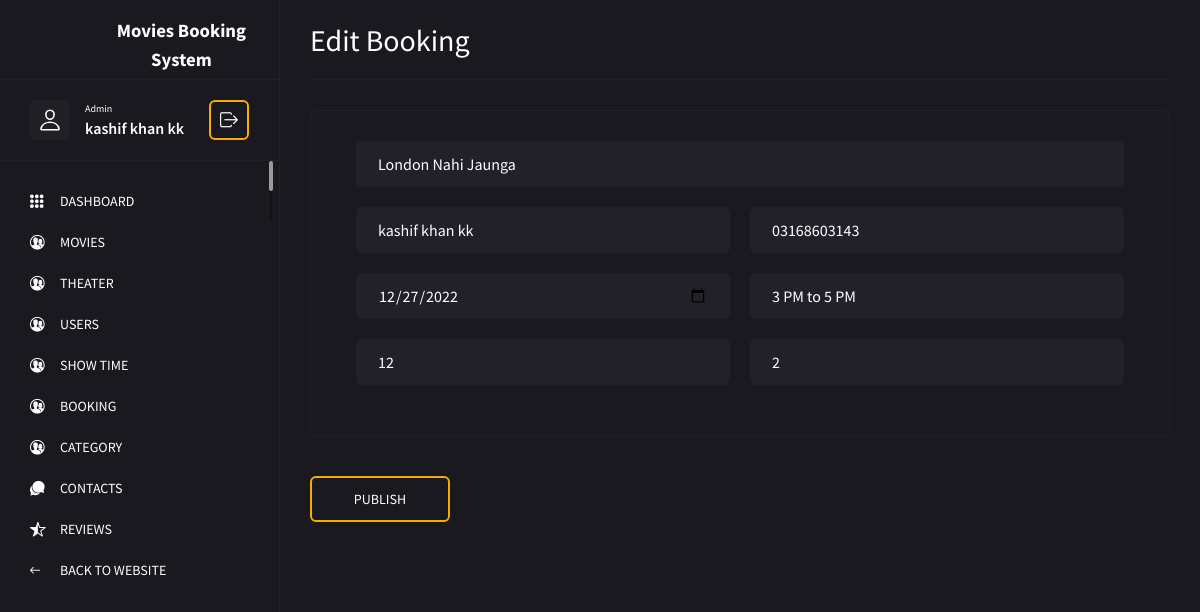
Screenshot of /admin/edit-booking.php?id=5 (signed in) with the database file from the repository.
### tables this page shows
CREATE TABLE `book_now` (
  `id` int(11) NOT NULL,
  `user_name` varchar(255) DEFAULT NULL,
  `phone` varchar(15) DEFAULT NULL,
  `book_date` varchar(20) DEFAULT NULL,
  `book_time` varchar(50) DEFAULT NULL,
  `movie_name` varchar(255) DEFAULT NULL,
  `class` varchar(255) DEFAULT NULL,
  `seat` varchar(255) DEFAULT NULL,
  `children` varchar(255) DEFAULT NULL,
  `total` int(11) NOT NULL
);

### admin/edit-booking.php (the view, shortened to what this page needs)
<?php
include 'slicing/nav.php';
$id = $_GET['id'];
$res = mysqli_query($con, "select * from book_now where id=$id");
$row = mysqli_fetch_assoc($res);
?>
<?php
include 'slicing/sidebar.php'
?>
<main class="main">
	<div class="container-fluid">
		<div class="row">
			<div class="col-12">
				<div class="main__title">
					<h2>Edit Booking</h2>
				</div>
			</div>
			<div class="col-12">
				<form method="POST" enctype="multipart/form-data" class="form">
					<div class="col-12 col-md-7 form__content">
						<div class="row row--form">
							<div class="col-12">
								<input type="text" name="movie_name" value="<?= $row['movie_name'] ?>" class="form__input" placeholder="movie name" readonly>
							</div>
							<div class="col-12 col-lg-6">
								<input type="text" name="user_name" value="<?= $row['user_name'] ?>" class="form__input" placeholder="Title" readonly>
							</div>
							<div class="col-12 col-lg-6">
								<input id="text" name="phone" class="form__input" placeholder="phone" readonly value="<?= $row['phone'] ?>">
							</div>
							<div class="col-12 col-lg-6">
								<input type="date" name="book_date" min="<?= date('Y-m-d') ?>" value="<?= $row['book_date'] ?>" class="form__input" placeholder="date">
							</div>
							<div class="col-12 col-lg-6">
								<select name="book_time" class="form__input" id="">
									<?php
									$dq = "select * from show_time inner join movies on show_time.movie_id=movies.movie_id where movies.movie_name='{$row['movie_name']}'";
									$requ = mysqli_query($con, $dq);
									while ($roww = mysqli_fetch_assoc($requ)) {
									?>
										<option value="<?= $roww['show_time'] ?>" <?= $roww['show_time'] == $row['book_time'] ? 'selected' : '' ?>><?= $roww['show_time'] ?></option>
									<?php } ?>
								</select>
							</div>
							<div class="col-12 col-lg-6">
								<input type="text" name="seat" value="<?= $row['seat'] ?>" class="form__input" placeholder="seat" readonly>
							</div>
							<div class="col-12 col-lg-6">
								<input type="text" name="children" value="<?= $row['children'] ?>" class="form__input" placeholder="children" readonly>
							</div>
						</div>
					</div>
			</div>
			<div class="col-12">
				<div class="row row--form">
					<div class="col-12">
						<button type="submit" name="btn" class="form__btn">publish</button>
					</div>
				</div>
			</div>
		</div>
	</div>
</main>
</body>
</html>

### admin/css/admin.css (style rules this page uses)
html { -webkit-text-size-adjust: 100%; -ms-text-size-adjust: 100%; }
html, body { height: 100%; }
body { font-family: 'Source Sans Pro', sans-serif; font-weight: 400; background-color: #1a191f; font-weight: normal; -webkit-font-smoothing: antialiased; }
button { padding: 0; border: none; background-color: transparent; transition: 0.4s; cursor: pointer; transition-property: color, background-color, border-color, opacity; }
input, textarea, select { padding: 0; margin: 0; border-radius: 0; -webkit-appearance: none; -moz-appearance: none; -ms-appearance: none; appearance: none; box-shadow: none; transition: 0.4s; }
.row--grid, .row--form { margin-left: -10px; margin-right: -10px; }
.row--grid .col-12, .row--form .col-12, .row--grid .col-6, .row--form .col-6 { padding-left: 10px; padding-right: 10px; }
.main { position: relative; margin-top: 70px; padding: 20px 0 10px; }
.main__title { display: flex; flex-direction: row; justify-content: flex-start; align-items: center; flex-wrap: wrap; margin-bottom: 20px; border-bottom: 1px solid #222028; padding-bottom: 20px; }
.main__title h2 { color: #fff; font-weight: 400; font-size: 30px; line-height: 100%; margin-bottom: 0; }
@media (min-width: 768px) { .main { padding: 30px 0 20px; } }
@media (min-width: 768px) { .main__title { margin-bottom: 30px; padding-bottom: 30px; } }
@media (min-width: 1200px) { .main { padding: 0 15px 30px 295px; margin-top: 0; } }
@media (min-width: 1200px) { .main__title { padding-bottom: 0; height: 80px; } }
.form { padding: 20px; margin-bottom: 20px; border: 1px solid #222028; border-radius: 6px; }
.form__input { margin-bottom: 20px; width: 100%; background-color: #222028; border: 2px solid transparent; height: 46px; position: relative; color: #fff; font-size: 16px; width: 100%; color: #fff; border-radius: 6px; padding: 0 20px; }
.form__btn { display: flex; flex-direction: row; justify-content: center; align-items: center; height: 46px; width: 140px; border-radius: 6px; background-color: transparent; font-size: 14px; color: #fff; text-transform: uppercase; border: 2px solid #f9ab00; margin-top: 10px; }
@media (min-width: 768px) { .form { padding: 30px; margin-bottom: 30px; } }
@media (min-width: 768px) { .form__content { -ms-flex: 0 0 calc(100% - 290px); flex: 0 0 calc(100% - 290px); max-width: 100%; } }

### admin/edit-booking.php (style rules this page uses)
* { color: white !important; }

### rows the page displays
book_now: movie_name "London Nahi Jaunga", user_name "kashif khan kk", phone "03168603143", book_date "12/27/2022", seat "12", children "2"

### other values shown
$_SESSION["user_name"] "kashif khan kk"
form field book_time "3 PM to 5 PM"
